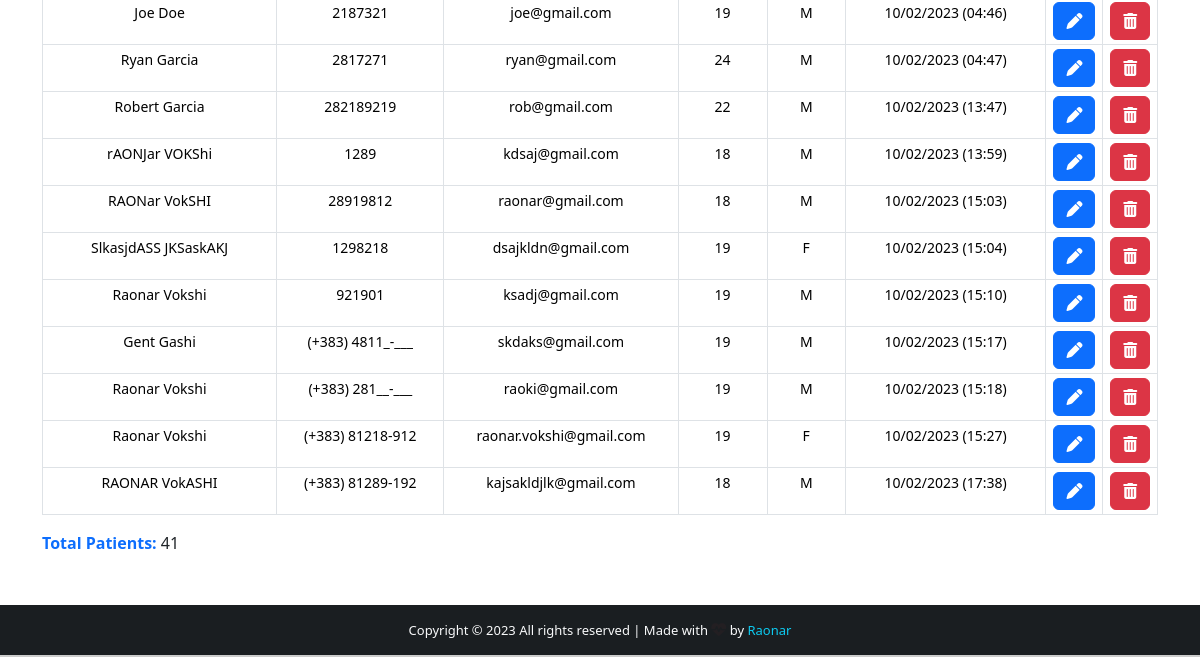
Page /show-all-patients/ (signed in, lower part) on the earlier database version.
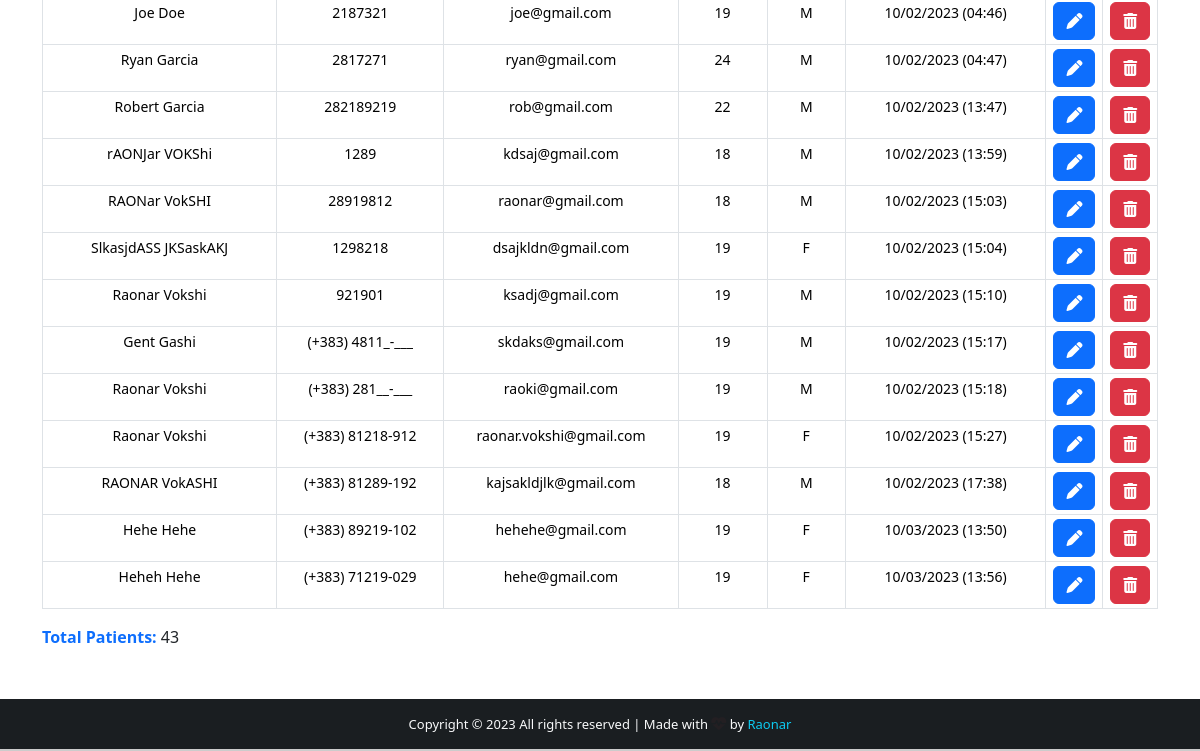
Same page on the later database version.
### App/models.py (models this page shows, shortened)
class Patient(models.Model):
    GENDER = (
        ("M", "M"),
        ("F", "F"),
    )
    id = models.IntegerField(primary_key=True)
    name = models.CharField(max_length=40)
    phone = models.CharField(max_length=40)
    email = models.CharField(max_length=40)
    age = models.CharField(max_length=3)
    gender = models.CharField(max_length=1, null=True, choices=GENDER)
    note = models.TextField(blank=True)
    created_at = models.DateTimeField(auto_now_add=True)

### App/views.py (the view)
# urls.py: path("show-all-patients/", views.show_all_patients, name="show_all_patients"),
@login_required(login_url="login")
@cache_control(no_cache=True, must_revalidate=True, no_store=True)
def show_all_patients(request):
    all_patients = Patient.objects.all()
    if 'q' in request.GET:
        q = request.GET['q']
        all_patient_list = Patient.objects.filter(
            Q(name__icontains=q) | Q(phone__icontains=q) | Q(email__icontains=q) |
            Q(age__icontains=q) | Q(gender__icontains=q) | Q(note__icontains=q)
            ).order_by(Lower('name'))
        if not all_patient_list:
            return render(request, "backend.html", {"error_message": True})
    else:
        all_patient_list = Patient.objects.all().order_by(Lower('name'))
    return render(request, "show-all-patients.html", {"patients": all_patients})

### App/templates/show-all-patients.html (shortened to what this page needs)
{% extends 'backend.html' %}
{% block patients_length %}
    {{ patients.count }}
{% endblock %}
{% block footer %}
    <footer class="bg-dark text-center text-lg-start text-light" id="footer" style="margin-top: 100px;">
        <div class="text-center p-3"
        style="background-color: rgba(0,0,0, 0.2);">
            Copyright &copy; {% now "Y" %} <span>All rights reserved</span> | Made with
            <i class="text-danger fas fa-heartbeat blink_me" style="font-size: 15px;"></i> by
            <a href="#" target="_blank" style="color: #0dcaf0;"
            class="text-decoration-none">
                Raonar</a>
        </div>
    </footer>
{% endblock %}

### App/templates/backend.html (shortened to what this page needs)
{% extends "base.html" %}
{% block content %}
    <div class="container">
        <br><br>
        <center>
            <table class="table table-bordered table-sm mt-4 col-lg-12 col-md-4" style="text-align: center; font-size: 14px;">
                <tbody>
                    {% for patient in patients %}
                        <tr>
                            <td data-label="Name" id="top-table"> {{ patient.name }} </td>
                            <td data-label="Phone" id="responsive-border"> {{ patient.phone }} </td>
                            <td data-label="Email" id="responsive-border"> {{ patient.email }} </td>
                            <td data-label="Age" id="responsive-border"> {{ patient.age }} </td>
                            <td data-label="Gender" id="responsive-border"> {{ patient.gender }} </td>
                            <td data-label="Registered" id="responsive-border"> {{ patient.created_at | date:'m/d/Y (H:i)' }} </td>
                            <td>
                                <a href="/patient/{{ patient.id }}" class="btn btn-primary" title="Edit patient">
                                    <i class="fas fa-pen"></i>
                                </a>
                            </td>
                            <td>
                                <a class="btn btn-danger" title="Delete patient" data-bs-toggle="modal" data-bs-target="#deleteModal{{ patient.pk }}">
                                    <i class="fas fa-trash-alt"></i>
                                </a>
                            </td>
                        </tr>
                    {% endfor %}
                </tbody>
            </table>
        </center>
        <p>
            <span class="text-primary fw-bolder">
                Total Patients:</span>
                {% block patients_length %}{% endblock %}
        </p>
    </div>
{% endblock %}

Differences in the rows shown:
added Patient: name "Hehe Hehe", phone "(+383) 89219-102", email "hehehe@gmail.com", age "19", gender "F", created_at "10/03/2023 (13:50)"
added Patient: name "Heheh Hehe", phone "(+383) 71219-029", email "hehe@gmail.com", age "19", gender "F", created_at "10/03/2023 (13:56)"
Other differences:
{{ patients.count }}: "41" → "43"
